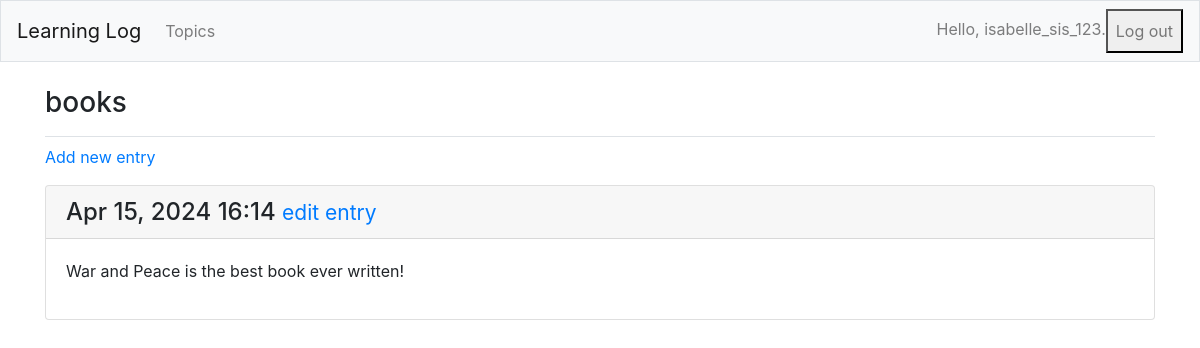
/topics/7/ (signed in), run on an earlier commit of the app's database.
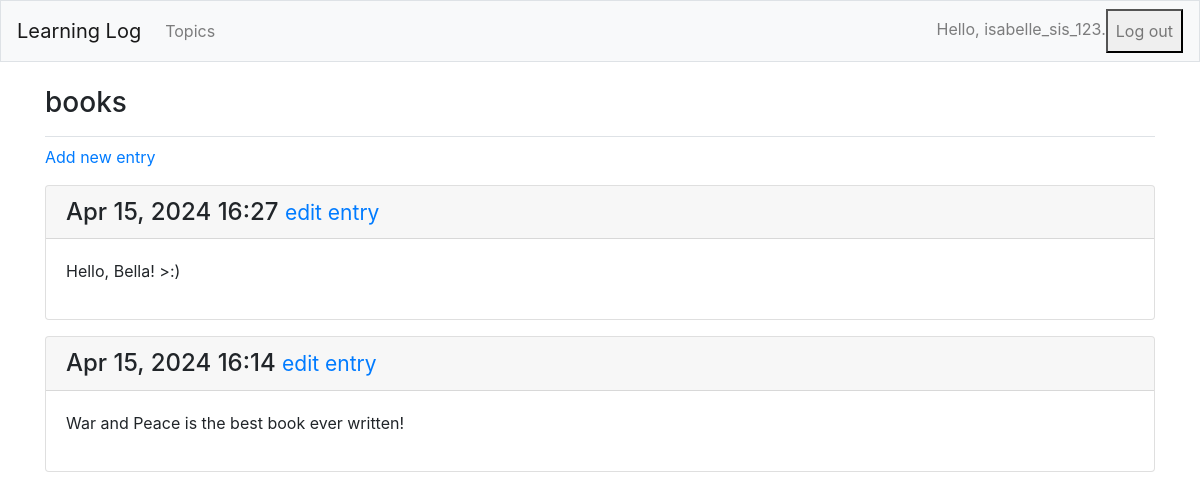
And on a later commit of the database.
### learning_logs/models.py (models this page shows, shortened)
class Entry(models.Model):
    topic = models.ForeignKey(Topic, on_delete=models.CASCADE)
    text = models.TextField()
    date_added = models.DateTimeField(auto_now_add=True)
    class Meta:
        verbose_name_plural = 'entries'

### learning_logs/views.py (the view)
# urls.py: path('topics/<int:topic_id>/', views.topic, name='topic'),
@login_required
def topic(request, topic_id):
    topic = get_object_or_404(Topic, id=topic_id)
    check_topic_owner(request, topic)
    entries = topic.entry_set.order_by('-date_added')
    context = {'topic': topic, 'entries': entries}
    return render(request, 'learning_logs/topic.html', context)

### learning_logs/models.py (called while the page is built)
    def __str__(self):
        return self.text

### learning_logs/views.py (called while the page is built)
@login_required
def check_topic_owner(request, topic):
    if topic.owner != request.user:
        raise Http404

### learning_logs/templates/learning_logs/topic.html
{% extends 'learning_logs/base.html'%}
{% block page_header %}
  <h3>{{ topic }}</h3>
{% endblock page_header %}
{% block content %}
<p>
    <a href="{% url 'learning_logs:new_entry' topic.id %}">Add new entry</a>
</p>
    {% for entry in entries %}
    <div class="card mb-3">
        <h4 class="card-header">
          {{ entry.date_added|date:'M d, Y H:i' }}
          <small><a href="{% url 'learning_logs:edit_entry' entry.id %}">
              edit entry</a></small>
        </h4>
        <div class="card-body">
          {{ entry.text|linebreaks }}
        </div>
      </div>
    {% empty %}
    <p>There are no entries for this project yet.</p>
    {%endfor%}
{%endblock content%}

What changed in the data, as far as the page shows it:
added Entry: date_added "Apr 15, 2024 16:27", text "Hello, Bella! >:)"
